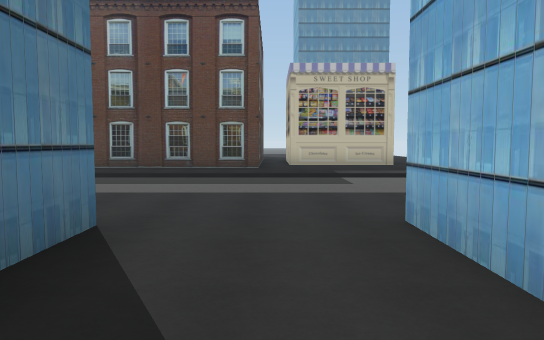
View 1 (above)

24 first-person views from a walk through a 3-D level made in the Unity game engine. The camera is 1.5 m above the floor, tilts 4° down and sees 70° across. The floor is counted in squares, 2 m on a side. Each view is taken from the middle of a square. On the plan, view 1 faces up. The plan holds only what a view shows up to about 12 squares ahead; the rest is blank. The place goes on beyond the plan.

View 2
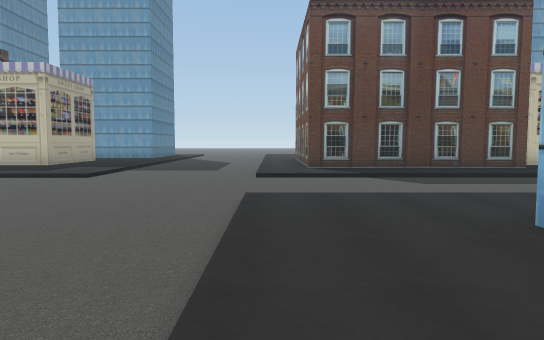

View 3
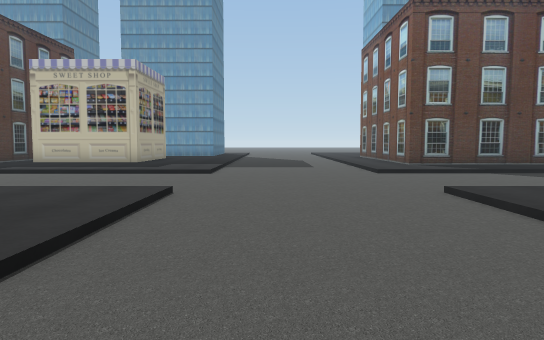

View 4
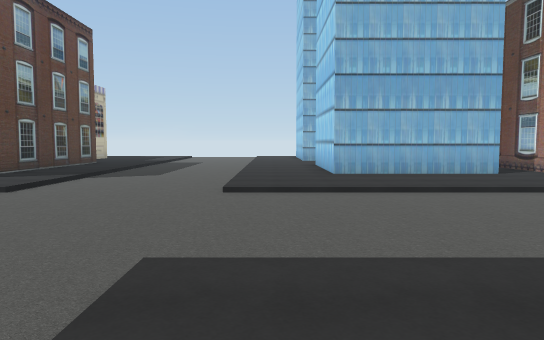

View 5
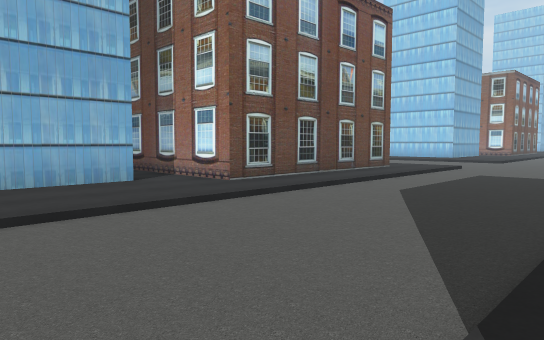

View 6
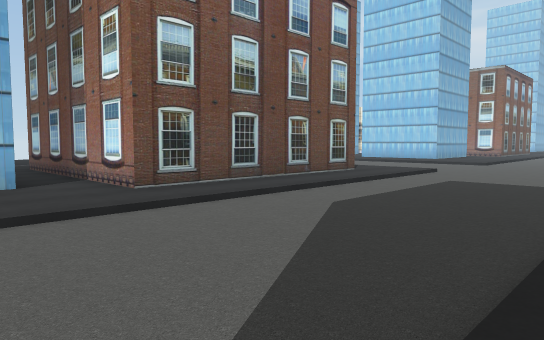

View 7
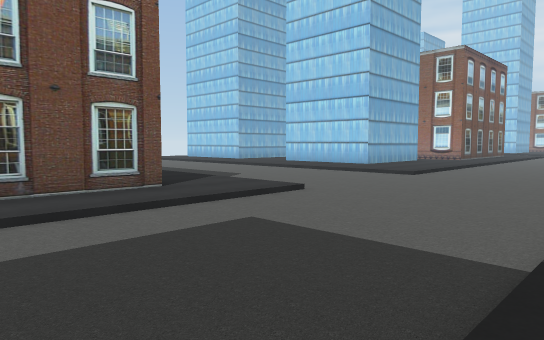

View 8
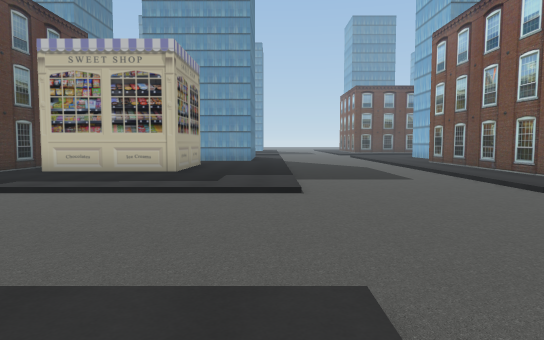

View 9
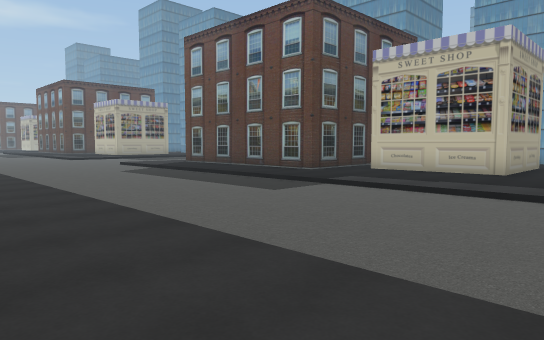

View 10
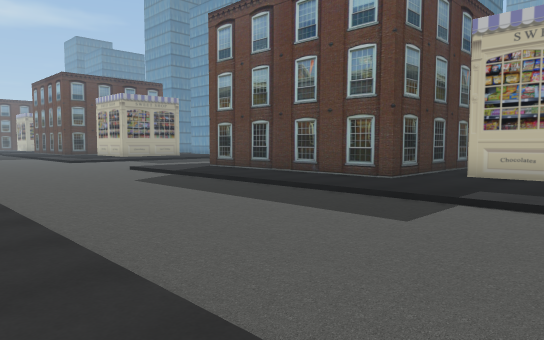

View 11
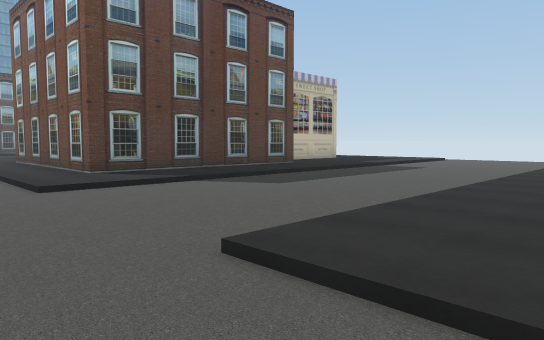

View 12
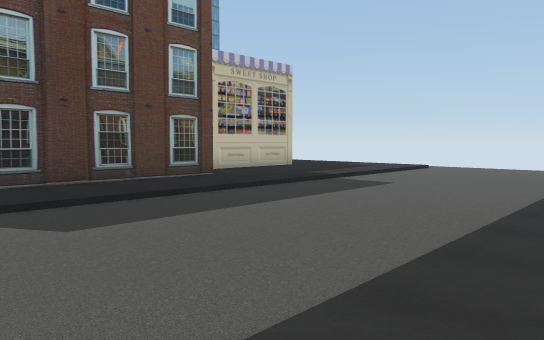

View 13
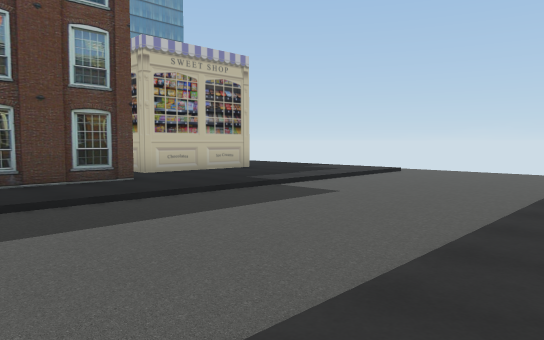

View 14
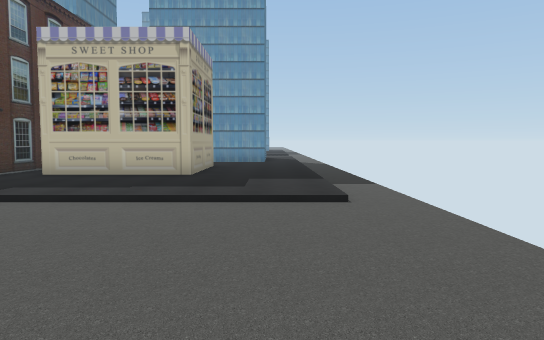

View 15
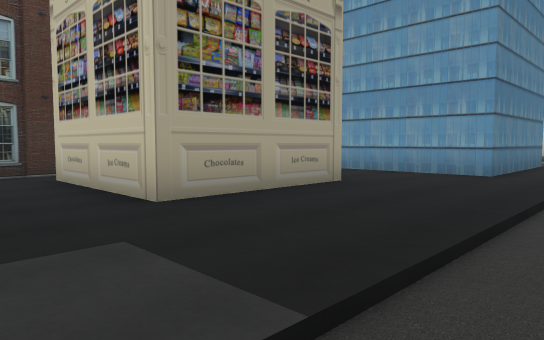

View 16
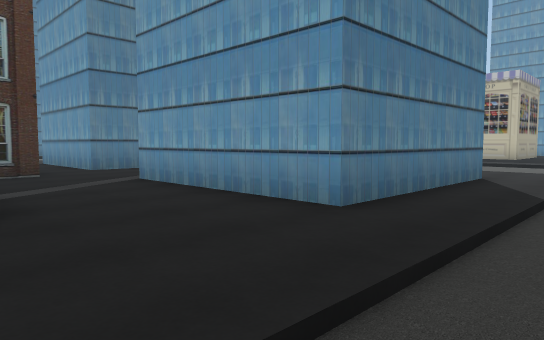

View 17
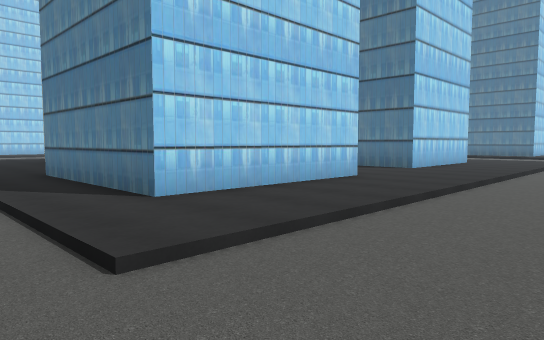

View 18
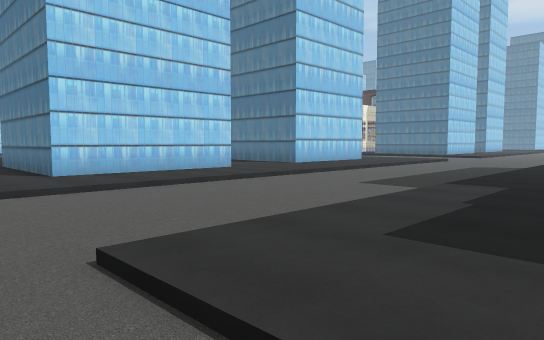

View 19
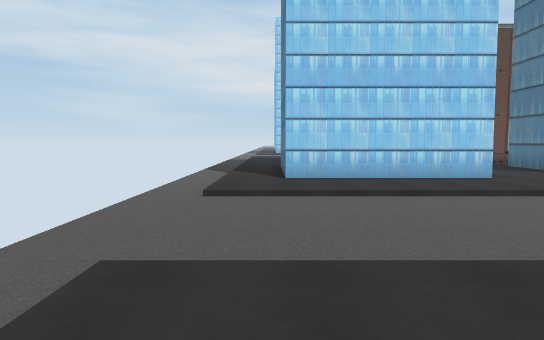

View 20
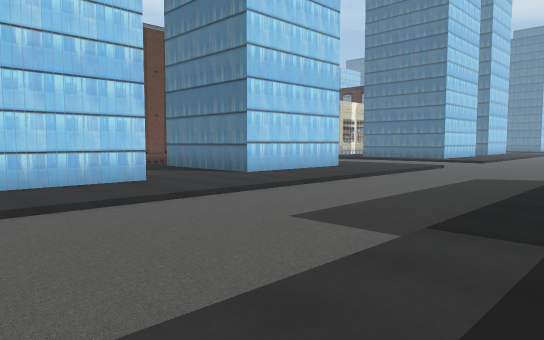

View 21
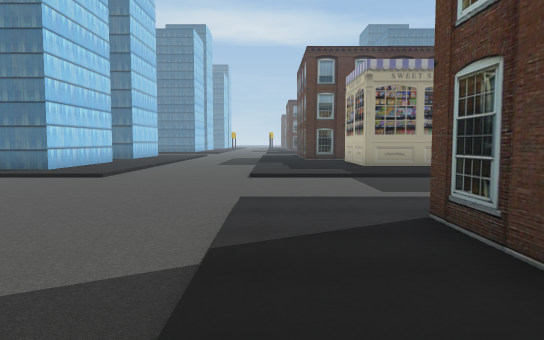

View 22
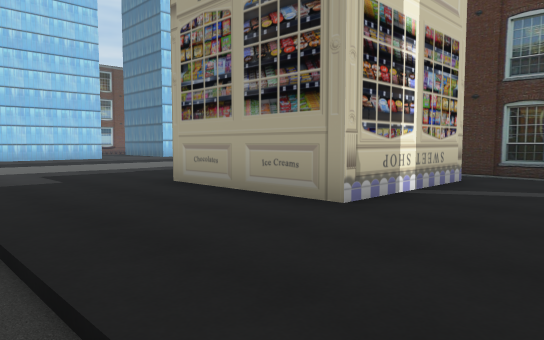

View 23
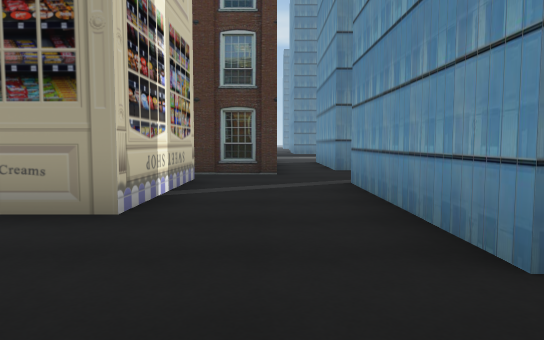

View 24
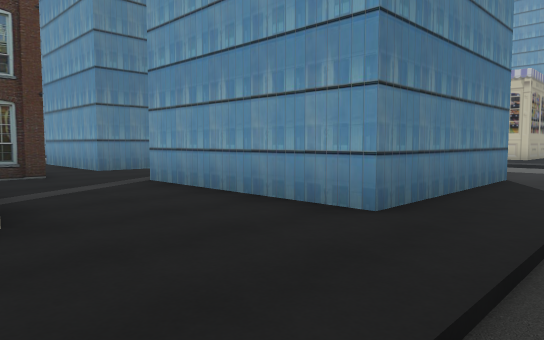

### Floor plan
Key: @ floor where view 1 was taken; # wall or solid block; . main floor; : floor 0.25 m higher than the main floor; / step, stairs or slope.
Columns run from 28 left of view 1 to 8 right of it. Each row starts with its distance up from view 1.
 12          :::::::....:#######:::::::/.
 11          :::::::....:::::::::::::::/
 10           ::::::....:::::::::::::::/.
  9            ..........................
  8            ..........................
  7             .........................
  6              ///....////////////////.
  5              :::....:::::::::::::::/.
  4              :::....:::::::::::::::/.
  3              ##:....:::####:::####:/.
  2               #:....:::#  #:::#  #:/.
  1        #      #:....:::#  #:::#  #:/.
  0    #####::#####:....:::####:@:####:/.
 -1     ::::::::::::....:::::::::::::::/.
 -2         #:::::::....:#######:::::::/.
 -3         #:::::::....:#      :::::::/
 -4         #####:::....:#          #::/.
 -5         #   #:::....:#     #    #::/.
 -6         #   #:::....:#     #:#  #::/.
 -7         #####:::....:#     #:####::/.
 -8    ######:::::::....:#######:::::::/.
 -9   ::::::::::::::....:::::::::::::::/.
-10  :::::::::::::::....:::::::::::::::/.
-11 .....................................
-12 .....................................
-13 .....................................
-14 .....................................
-15   //////////////..../////////////
-16        ::::::::: ...::::::::      :
-17                : ...::
-18                  ...

Positions as (right, up) in squares from view 1, and headings:
1: (0, 0), facing up
2: (-8, 0), facing up
3: (-11, 0), facing up
4: (-15, 5), facing right
5: (-13, 3), facing down-right
6: (-13, 1), facing down-right
7: (-13, -5), facing down-right
8: (-13, -17), facing up
9: (-13, -17), facing up-left
10: (-16, -16), facing up-left
11: (-10, -17), facing up-right
12: (-6, -16), facing up-right
13: (-4, -16), facing up-right
14: (6, -16), facing up
15: (8, -9), facing up-left
16: (8, -4), facing up-left
17: (8, 8), facing down-left
18: (8, 12), facing down-left
19: (6, 12), facing down
20: (5, 11), facing down-left
21: (-3, 10), facing left
22: (-12, -1), facing down-left
23: (-12, -2), facing left
24: (-12, -4), facing up-left
